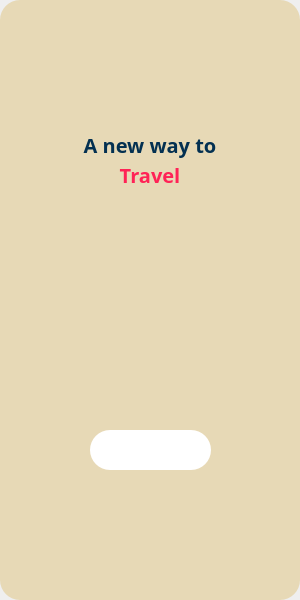
<?xml version="1.0" encoding="UTF-8"?>
<ui version="4.0">
 <class>MainWindow</class>
 <widget class="QMainWindow" name="MainWindow">
  <property name="geometry">
   <rect>
    <x>0</x>
    <y>0</y>
    <width>300</width>
    <height>600</height>
   </rect>
  </property>
  <property name="windowTitle">
   <string>MainWindow</string>
  </property>
  <widget class="QWidget" name="centralwidget">
   <widget class="QWidget" name="widget" native="true">
    <property name="geometry">
     <rect>
      <x>0</x>
      <y>0</y>
      <width>300</width>
      <height>600</height>
     </rect>
    </property>
    <property name="minimumSize">
     <size>
      <width>300</width>
      <height>600</height>
     </size>
    </property>
    <property name="maximumSize">
     <size>
      <width>300</width>
      <height>600</height>
     </size>
    </property>
    <property name="styleSheet">
     <string notr="true">QWidget#widget {
	background-color:rgb(231, 217, 182);
	border-radius: 20px;
}</string>
    </property>
    <widget class="QPushButton" name="pushButton">
     <property name="geometry">
      <rect>
       <x>90</x>
       <y>430</y>
       <width>121</width>
       <height>40</height>
      </rect>
     </property>
     <property name="styleSheet">
      <string notr="true">QPushButton {
	background-color:rgb(255, 255, 255);
    border-radius: 20px;
}
QPushButton:hover {
    background-color: rgb(208, 208, 208);
}
</string>
     </property>
     <property name="text">
      <string/>
     </property>
     <property name="icon">
      <iconset>
       <normaloff>../Resource/Images/right arrow.png</normaloff>../Resource/Images/right arrow.png</iconset>
     </property>
     <property name="iconSize">
      <size>
       <width>50</width>
       <height>50</height>
      </size>
     </property>
    </widget>
    <widget class="QLabel" name="label">
     <property name="geometry">
      <rect>
       <x>10</x>
       <y>130</y>
       <width>280</width>
       <height>30</height>
      </rect>
     </property>
     <property name="font">
      <font>
       <family>Myanmar Text</family>
       <pointsize>15</pointsize>
       <italic>false</italic>
       <bold>true</bold>
       <underline>false</underline>
      </font>
     </property>
     <property name="styleSheet">
      <string notr="true">color:rgb(3, 48, 81)</string>
     </property>
     <property name="text">
      <string>A new way to</string>
     </property>
     <property name="alignment">
      <set>Qt::AlignCenter</set>
     </property>
     <property name="wordWrap">
      <bool>true</bool>
     </property>
    </widget>
    <widget class="QLabel" name="label_2">
     <property name="geometry">
      <rect>
       <x>10</x>
       <y>160</y>
       <width>280</width>
       <height>30</height>
      </rect>
     </property>
     <property name="font">
      <font>
       <family>Myanmar Text</family>
       <pointsize>15</pointsize>
       <italic>false</italic>
       <bold>true</bold>
       <underline>false</underline>
      </font>
     </property>
     <property name="styleSheet">
      <string notr="true">color:rgb(255, 35, 86)</string>
     </property>
     <property name="text">
      <string>Travel</string>
     </property>
     <property name="alignment">
      <set>Qt::AlignCenter</set>
     </property>
     <property name="wordWrap">
      <bool>true</bool>
     </property>
    </widget>
    <widget class="QLabel" name="label_3">
     <property name="geometry">
      <rect>
       <x>70</x>
       <y>230</y>
       <width>160</width>
       <height>160</height>
      </rect>
     </property>
     <property name="text">
      <string/>
     </property>
     <property name="pixmap">
      <pixmap>../Resource/Images/airplane.png</pixmap>
     </property>
     <property name="scaledContents">
      <bool>true</bool>
     </property>
    </widget>
   </widget>
  </widget>
 </widget>
 <resources/>
 <connections/>
</ui>
